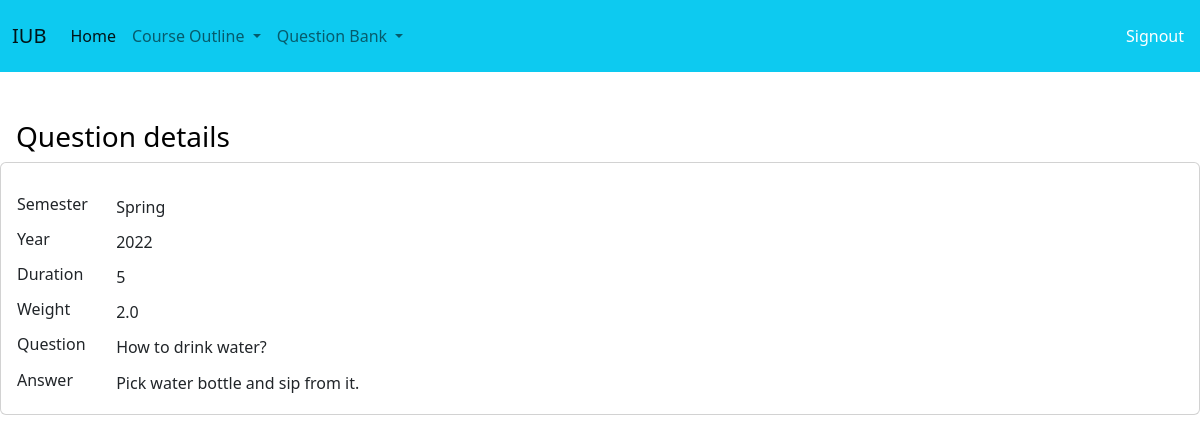
The app's page /show/3 with its own data.
### bank/models.py (models this page shows)
class Question(models.Model):
    SEMS=(
        ('Summer','Summer'),
        ('Spring','Spring'),
        ('Autumn', 'Autumn')
    )
    semester=models.CharField(max_length=6, choices=SEMS)
    year=models.IntegerField(default=2022)
    duration=models.IntegerField()
    question=models.TextField(max_length=500)
    mark=models.FloatField()
    correctAns=models.TextField(max_length=1000)

### bank/views.py (the view)
# urls.py: path('show/<question_id>', views.showQuestion,name="show_Question"),
def showQuestion(request,question_id):
    question=Question.objects.get(pk=question_id)
    return render(request,'bank/showQuestion.html', {'question':question} )

### bank/templates/bank/showQuestion.html (shortened to what this page needs)
{% extends 'bank/base.html' %}
{% block title %}
Question details
{% endblock %}
{% block content %}
<div class="card card-body">
    <div class="mt-3 row justify-content-start">
        <div class="col-1">
          <h6>Semester</h6>
        </div>
        <div class="col-8">
          {{question.semester}}
        </div>
    </div>
    <div class="mt-2 row justify-content-start">
        <div class="col-1">
          <h6>Year</h6>
        </div>
        <div class="col-8">
          {{question.year}}
        </div>
    </div>
    <div class="mt-2 row justify-content-start">
        <div class="col-1">
          <h6>Duration</h6>
        </div>
        <div class="col-8">
          {{question.duration}}
        </div>
    </div>
    <div class="mt-2 row justify-content-start">
        <div class="col-1">
          <h6>Weight</h6>
        </div>
        <div class="col-8">
          {{question.mark}}
        </div>
    </div>
    <div class="mt-2 row justify-content-start">
        <div class="col-1">
          <h6>Question</h6>
        </div>
        <div class="col-8">
          {{question.question}}
        </div>
    </div>
    <div class="mt-2 row justify-content-start">
        <div class="col-1">
          <h6>Answer</h6>
        </div>
        <div class="col-8">
          {{question.correctAns}}
        </div>
    </div>
</div>
{% endblock %}

### records on screen
Question: semester "Spring", year "2022", duration "5", mark "2.0", question "How to drink water?", correctAns "Pick water bottle and sip from it."
